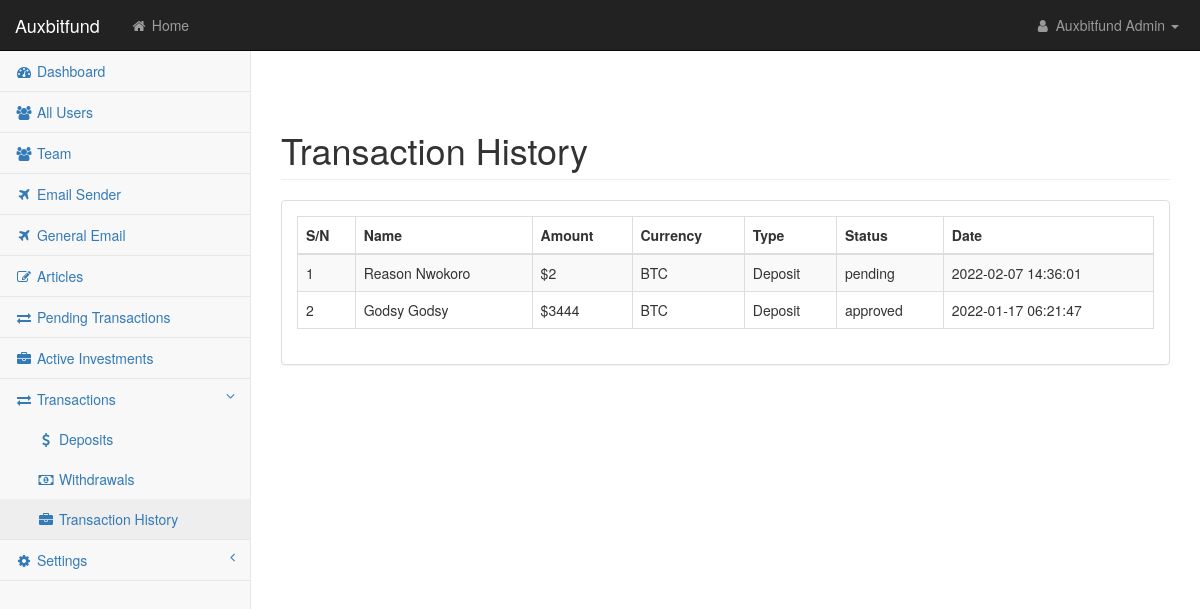
/admin/hst.php (signed in), run on the app's committed database.
### tables this page shows
CREATE TABLE `trans` (
  `t_id` int(11) NOT NULL,
  `user_id` int(10) NOT NULL,
  `usd_amt` float NOT NULL,
  `currency` varchar(100) NOT NULL,
  `account` varchar(10) NOT NULL,
  `trans_id` varchar(100) NOT NULL,
  `r_acn` varchar(10) NOT NULL,
  `plan` varchar(20) NOT NULL,
  `days` varchar(50) DEFAULT NULL,
  `interest` int(11) NOT NULL,
  `type` varchar(20) NOT NULL,
  `status` varchar(20) NOT NULL,
  `count` int(11) NOT NULL DEFAULT 0,
  `date` timestamp NOT NULL DEFAULT current_timestamp() ON UPDATE current_timestamp(),
  `end_date` date NOT NULL
);

CREATE TABLE `users` (
  `user_id` int(11) NOT NULL,
  `ref_id` varchar(11) NOT NULL,
  `referrer` varchar(11) NOT NULL,
  `name` varchar(150) NOT NULL,
  `gender` varchar(10) NOT NULL,
  `acn` varchar(10) NOT NULL,
  `btc` varchar(100) NOT NULL,
  `btc_type` varchar(10) NOT NULL,
  `eth` varchar(100) NOT NULL,
  `eth_type` varchar(10) NOT NULL,
  `trx` varchar(100) NOT NULL,
  `trx_type` varchar(10) NOT NULL,
  `ltc` varchar(100) NOT NULL,
  `ltc_type` varchar(20) NOT NULL,
  `doge` varchar(100) NOT NULL,
  `doge_type` varchar(20) NOT NULL,
  `bnb` varchar(100) NOT NULL,
  `bnb_type` varchar(20) NOT NULL,
  `usdt` varchar(100) NOT NULL,
  `usdt_type` varchar(50) NOT NULL,
  `perfect_money` varchar(20) NOT NULL,
  `paypal` varchar(50) NOT NULL,
  `usd_bal` float NOT NULL,
  `inv_cap` float NOT NULL,
  `email` varchar(150) NOT NULL,
  `password` varchar(200) NOT NULL,
  `plan` varchar(50) NOT NULL,
  `phone` varchar(150) NOT NULL,
  `address` varchar(150) NOT NULL,
  `state` varchar(100) NOT NULL,
  `country` varchar(100) NOT NULL,
  `activated` int(1) NOT NULL,
  `act_code` varchar(10) NOT NULL,
  `date_created` timestamp NOT NULL DEFAULT current_timestamp() ON UPDATE current_timestamp()
);

### site_name.php (called while the page is built, shortened)
<?php
$site_title = "Auxbitfund";

### admin/inc/functions.inc.php (called while the page is built, shortened)
<?php
require_once '../user/inc/db.php';
function sanitize($input)
{
	global $link;
	$input = htmlentities(strip_tags(trim($input)));
	$input = mysqli_real_escape_string($link, $input);
	return $input;
}
function fetch_admin_user($admin_id = null)
{
	global $link;
	if ($admin_id != null) {
		$sql = "SELECT * FROM admin WHERE admin_id = '$admin_id' ";
		$query = mysqli_query($link, $sql);
		if (mysqli_num_rows($query) > 0) {
			$row = mysqli_fetch_array($query);
			return $row;
		}return false;
	}return false;
}
function getUserById($id){
	global $link;
	$sql = "SELECT * FROM users WHERE user_id = '$id'";
	$query = mysqli_query($link, $sql);
	if (mysqli_num_rows($query) > 0) {
			$row = mysqli_fetch_array($query);
			return $row['name'];
		}return false;
}
function fetch_all_transactions(){
	global $link;
	$sql = "SELECT * FROM trans ORDER BY date DESC";
	$query = mysqli_query($link, $sql);
	if($query){
		if (mysqli_num_rows($query) > 0) {
			while ($row = mysqli_fetch_assoc($query)) {
			$inv[] = $row;
			}return $inv;
		}
	}return false;
}

### admin/hst.php (the view)
<?php
$title = "Transaction History";
require 'req/header.php';
?>
                    <div class="row">
                        <div class="col-lg-12">
                            <div class="panel panel-default">
                                <div class="panel-body">
                                    <div class="table-responsive">
                                        <table class="table table-striped table-bordered table-hover" id="dataTables-example">
                                            <thead>
                                                <tr>
                                                    <th>S/N</th>
                                                    <th>Name</th>
                                                    <th>Amount</th>
                                                    <th>Currency</th>
                                                    <th>Type</th>
                                                    <th>Status</th>
                                                    <th>Date</th>
                                                </tr>
                                            </thead>
                                            <tbody>
                                            	<?php
                                            	$all_Trans = fetch_all_transactions();
                                            	if($all_Trans){
                                            		$i = 0;
                                            		foreach ($all_Trans as $trans) {
                                            			$i++;
                                            	 ?>
                                                <tr class="odd gradeX">
                                                    <td><?= $i ?></td>
                                                    <td><?= getUserById($trans['user_id']); ?></td>
                                                    <td>$<?= floatval($trans['usd_amt']); ?></td>
                                                    <td class="center"><?= $trans['currency']; ?></td>
                                                    <td class="center"><?= $trans['type']; ?></td>
                                                    <td class="center"><?= $trans['status']; ?></td>
                                                    <td class="center"><?= $trans['date']; ?></td>
                                                </tr>
                                                <?php }
                                            	} ?>
                                            </tbody>
                                        </table>
                                    </div>
                                </div>
                            </div>
                        </div>
                    </div>
<?php require 'req/footer.php'; ?>

### admin/req/header.php (shortened to what this page needs)
<?php
require '../site_name.php';
require 'inc/functions.inc.php';
$admin_id = $_SESSION['admin-id'];
$admin_id = sanitize($admin_id);
$response = fetch_admin_user($admin_id);
if ($response) {
    $admin = $response;
}
 ?>
<!DOCTYPE html>
<html lang="en">
    <head>
        <link href="css/bootstrap.min.css" rel="stylesheet">
        <link href="css/metisMenu.min.css" rel="stylesheet">
        <link href="css/timeline.css" rel="stylesheet">
        <link href="css/startmin.css" rel="stylesheet">
        <link href="css/morris.css" rel="stylesheet">
        <link href="css/font-awesome.min.css" rel="stylesheet" type="text/css">
    </head>
    <body>
        <div id="wrapper">
            <nav class="navbar navbar-inverse navbar-fixed-top" role="navigation">
                <div class="navbar-header">
                    <a class="navbar-brand" href="#"><?= $site_title ?></a>
                </div>
                <ul class="nav navbar-nav navbar-left navbar-top-links">
                    <li><a href="../"><i class="fa fa-home fa-fw"></i> Home</a></li>
                </ul>
                <ul class="nav navbar-right navbar-top-links">
                    <li class="dropdown">
                        <a class="dropdown-toggle" data-toggle="dropdown" href="#">
                            <i class="fa fa-user fa-fw"></i> <?= $admin['name']; ?> <b class="caret"></b>
                        </a>
                    </li>
                </ul>
                <div class="navbar-default sidebar" role="navigation">
                    <div class="sidebar-nav navbar-collapse">
                        <ul class="nav" id="side-menu">
                            <li>
                                <a href="dashboard" class="<?php if($title === "Dashboard"){
                                    echo 'active';
                                } ?>"><i class="fa fa-dashboard fa-fw"></i> Dashboard</a>
                            </li>
                            <li>
                                <a href="profile" class="<?php if($title === "All Users"){
                                    echo 'active';
                                } ?>"><i class="fa fa-users fa-fw"></i> All Users</a>
                            </li>
                            <li>
                                <a href="team" class="<?php if($title === "Team"){
                                    echo 'active';
                                } ?>"><i class="fa fa-users fa-fw"></i> Team</a>
                            </li>
                            <li>
                                <a href="email" class="<?php if($title === "Email Sender"){
                                    echo 'active';
                                } ?>"><i class="fa fa-plane fa-fw"></i> Email Sender</a>
                            </li>
                            <li>
                                <a href="gen_email" class="<?php if($title === "General Email"){
                                    echo 'active';
                                } ?>"><i class="fa fa-plane fa-fw"></i> General Email</a>
                            </li>
                            <li>
                                <a href="article" class="<?php if($title === "Articles"){
                                    echo 'active';
                                } ?>"><i class="fa fa-edit fa-fw"></i> Articles</a>
                            </li>
                            <li>
                                <a href="pending" class="<?php if($title === "Pending Transactions"){
                                    echo 'active';
                                } ?>"><i class="fa fa-exchange fa-fw"></i> Pending Transactions</a>
                            </li>
                            <li>
                                <a href="pkg" class="<?php if($title === "Active Investments"){
                                    echo 'active';
                                } ?>"><i class="fa fa-briefcase fa-fw"></i> Active Investments</a>
                             </li>
                            <li>
                                <a class="menu-trigger" href="#"><i class="fa fa-exchange fa-fw"></i> Transactions<span class="fa arrow"></span></a>
                                <ul class="nav nav-second-level">
                                    <li>
                                        <a href="deposit" class="<?php if($title === "Deposits"){
                                    echo 'active';
                                } ?>"><i class="fa fa-dollar fa-fw"></i> Deposits</a>
                                    </li>
                                    <li>
                                        <a href="wdrl" class="<?php if($title === "Withdrawals"){
                                    echo 'active';
                                } ?>"><i class="fa fa-money fa-fw"></i> Withdrawals</a>
                                    </li>
                                    <li>
                                        <a href="hst" class="<?php if($title === "Transaction History"){
                                    echo 'active';
                                } ?>"><i class="fa fa-briefcase fa-fw"></i> Transaction History</a>
                                    </li>
                                </ul>
                            </li>
                            <?php if (($admin['role'] === "Developer") OR ($admin['role'] === "Admin")) {
                                ?>
                            <li>
                                <a href="#"><i class="fa fa-gear fa-fw"></i> Settings<span class="fa arrow"></span></a>
                            </li>
                            <?php
                            }  ?>
                            </ul>
                    </div>
                </div>
            </nav>
            <div id="page-wrapper">
                <div class="container-fluid">
                    <div class="row">
                        <div class="col-lg-12">
                            <br>
                            <br>
                            <br>
                            <h1 class="page-header"><?= $title; ?></h1>
                        </div>
                    </div>

### admin/req/footer.php (shortened to what this page needs)
                </div>
            </div>
</div>
    </body>
</html>

### admin/css/startmin.css (style rules this page uses)
body { background-color: #f8f8f8; }
#wrapper { width: 100%; }
#page-wrapper { padding-top: 30px; min-height: 568px; background-color: #fff; }
@media (min-width:768px) { #page-wrapper { position: inherit; margin-left: 250px; padding: 30px 15px 0 15px; border-left: 1px solid #e7e7e7; } }
.navbar-header { float: left; }
.navbar-left { float: left; }
.navbar-right { text-align: right; }
.navbar-top-links { margin: 0; }
.navbar-top-links li { display: inline-block; }
.navbar-top-links li:last-child { margin-right: 6px; }
.navbar-top-links li a { padding: 15px; min-height: 50px; }
.navbar-top-links>li>a { color: #999; }
.sidebar .sidebar-nav.navbar-collapse { padding-right: 0; padding-left: 0; }
.sidebar ul li { border-bottom: 1px solid #e7e7e7; }
.sidebar ul li a.active { background-color: #eee; }
.sidebar .arrow { float: right; }
.sidebar .fa.arrow:before { content: "\f104"; }
.sidebar .active>a>.fa.arrow:before { content: "\f107"; }
.sidebar .nav-second-level li, .sidebar .nav-third-level li { border-bottom: 0!important; }
.sidebar .nav-second-level li a { padding-left: 37px; }
@media (min-width:768px) { .sidebar { z-index: 1; position: absolute; width: 250px; margin-top: 51px; } }

### data on the page
trans: user.name "Reason Nwokoro", usd_amt "2", currency "BTC", type "Deposit", status "pending", date "2022-02-07 14:36:01"
trans: user.name "Godsy Godsy", usd_amt "3444", currency "BTC", type "Deposit", status "approved", date "2022-01-17 06:21:47"

### other printed values
$site_title "Auxbitfund"
$admin['name'] "Auxbitfund Admin"
$title "Transaction History"
